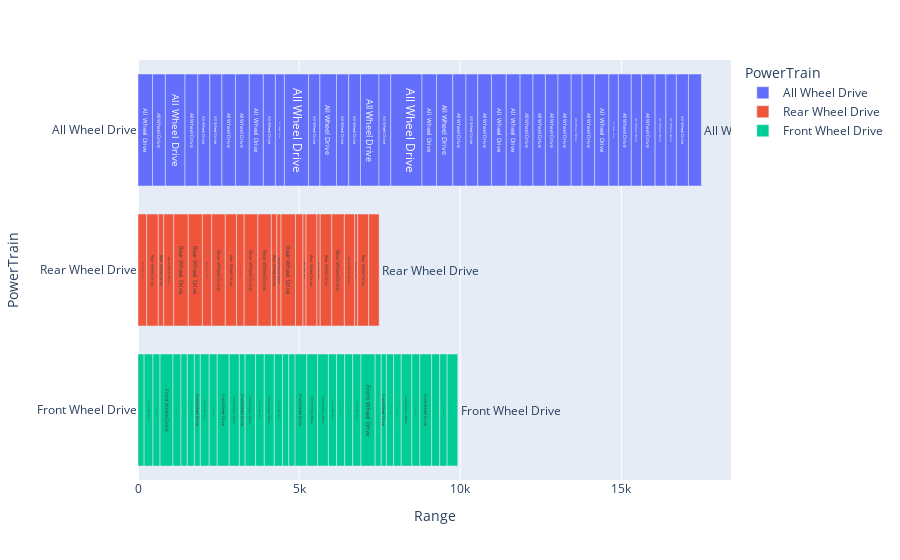

Notebook code cell kept with this figure:
### Code cell
# visualize the relationships between range and powertrain
fig = px.bar(df,x = 'Range',y = 'PowerTrain',color = 'PowerTrain',text='PowerTrain')
pio.show(fig)

### Figure 1 — Plotly figure (JSON) as saved in the notebook; plotly's stock layout.template omitted (floating-point values rounded to 4 significant figures)
{"data": [{"alignmentgroup": "True", "hovertemplate": "PowerTrain=%{text}<br>Range=%{x}<extra></extra>", "legendgroup": "All Wheel Drive", "marker": {"color": "#636efa", "pattern": {"shape": ""}}, "name": "All Wheel Drive", "offsetgroup": "All Wheel Drive", "orientation": "h", "showlegend": true, "text": ["All Wheel Drive", "All Wheel Drive", "All Wheel Drive", "All Wheel Drive", "All Wheel Drive", "All Wheel Drive", "All Wheel Drive", "All Wheel Drive", "All Wheel Drive", "All Wheel Drive", "All Wheel Drive", "All Wheel Drive", "All Wheel Drive", "All Wheel Drive", "All Wheel Drive", "All Wheel Drive", "All Wheel Drive", "All Wheel Drive", "All Wheel Drive", "All Wheel Drive", "All Wheel Drive", "All Wheel Drive", "All Wheel Drive", "All Wheel Drive", "All Wheel Drive", "All Wheel Drive", "All Wheel Drive", "All Wheel Drive", "All Wheel Drive", "All Wheel Drive", "All Wheel Drive", "All Wheel Drive", "All Wheel Drive", "All Wheel Drive", "All Wheel Drive", "All Wheel Drive", "All Wheel Drive", "All Wheel Drive", "All Wheel Drive", "All Wheel Drive", "All Wheel Drive"], "textposition": "auto", "type": "bar", "x": [450, 400, 610, 400, 370, 375, 425, 425, 435, 375, 280, 750, 350, 515, 380, 365, 575, 365, 970, 450, 505, 410, 365, 425, 460, 430, 400, 385, 390, 410, 340, 390, 440, 295, 400, 320, 420, 335, 325, 375, 400], "xaxis": "x", "y": ["All Wheel Drive", "All Wheel Drive", "All Wheel Drive", "All Wheel Drive", "All Wheel Drive", "All Wheel Drive", "All Wheel Drive", "All Wheel Drive", "All Wheel Drive", "All Wheel Drive", "All Wheel Drive", "All Wheel Drive", "All Wheel Drive", "All Wheel Drive", "All Wheel Drive", "All Wheel Drive", "All Wheel Drive", "All Wheel Drive", "All Wheel Drive", "All Wheel Drive", "All Wheel Drive", "All Wheel Drive", "All Wheel Drive", "All Wheel Drive", "All Wheel Drive", "All Wheel Drive", "All Wheel Drive", "All Wheel Drive", "All Wheel Drive", "All Wheel Drive", "All Wheel Drive", "All Wheel Drive", "All Wheel Drive", "All Wheel Drive", "All Wheel Drive", "All Wheel Drive", "All Wheel Drive", "All Wheel Drive", "All Wheel Drive", "All Wheel Drive", "All Wheel Drive"], "yaxis": "y"}, {"alignmentgroup": "True", "hovertemplate": "PowerTrain=%{text}<br>Range=%{x}<extra></extra>", "legendgroup": "Rear Wheel Drive", "marker": {"color": "#EF553B", "pattern": {"shape": ""}}, "name": "Rear Wheel Drive", "offsetgroup": "Rear Wheel Drive", "orientation": "h", "showlegend": true, "text": ["Rear Wheel Drive", "Rear Wheel Drive", "Rear Wheel Drive", "Rear Wheel Drive", "Rear Wheel Drive", "Rear Wheel Drive", "Rear Wheel Drive", "Rear Wheel Drive", "Rear Wheel Drive", "Rear Wheel Drive", "Rear Wheel Drive", "Rear Wheel Drive", "Rear Wheel Drive", "Rear Wheel Drive", "Rear Wheel Drive", "Rear Wheel Drive", "Rear Wheel Drive", "Rear Wheel Drive", "Rear Wheel Drive", "Rear Wheel Drive", "Rear Wheel Drive", "Rear Wheel Drive", "Rear Wheel Drive", "Rear Wheel Drive", "Rear Wheel Drive"], "textposition": "auto", "type": "bar", "x": [270, 360, 170, 310, 450, 440, 290, 420, 350, 235, 425, 420, 170, 130, 450, 230, 95, 340, 100, 360, 390, 320, 95, 340, 325], "xaxis": "x", "y": ["Rear Wheel Drive", "Rear Wheel Drive", "Rear Wheel Drive", "Rear Wheel Drive", "Rear Wheel Drive", "Rear Wheel Drive", "Rear Wheel Drive", "Rear Wheel Drive", "Rear Wheel Drive", "Rear Wheel Drive", "Rear Wheel Drive", "Rear Wheel Drive", "Rear Wheel Drive", "Rear Wheel Drive", "Rear Wheel Drive", "Rear Wheel Drive", "Rear Wheel Drive", "Rear Wheel Drive", "Rear Wheel Drive", "Rear Wheel Drive", "Rear Wheel Drive", "Rear Wheel Drive", "Rear Wheel Drive", "Rear Wheel Drive", "Rear Wheel Drive"], "yaxis": "y"}, {"alignmentgroup": "True", "hovertemplate": "PowerTrain=%{text}<br>Range=%{x}<extra></extra>", "legendgroup": "Front Wheel Drive", "marker": {"color": "#00cc96", "pattern": {"shape": ""}}, "name": "Front Wheel Drive", "offsetgroup": "Front Wheel Drive", "orientation": "h", "showlegend": true, "text": ["Front Wheel Drive", "Front Wheel Drive", "Front Wheel Drive", "Front Wheel Drive", "Front Wheel Drive", "Front Wheel Drive", "Front Wheel Drive", "Front Wheel Drive", "Front Wheel Drive", "Front Wheel Drive", "Front Wheel Drive", "Front Wheel Drive", "Front Wheel Drive", "Front Wheel Drive", "Front Wheel Drive", "Front Wheel Drive", "Front Wheel Drive", "Front Wheel Drive", "Front Wheel Drive", "Front Wheel Drive", "Front Wheel Drive", "Front Wheel Drive", "Front Wheel Drive", "Front Wheel Drive", "Front Wheel Drive", "Front Wheel Drive", "Front Wheel Drive", "Front Wheel Drive", "Front Wheel Drive", "Front Wheel Drive", "Front Wheel Drive", "Front Wheel Drive", "Front Wheel Drive", "Front Wheel Drive", "Front Wheel Drive", "Front Wheel Drive", "Front Wheel Drive"], "textposition": "auto", "type": "bar", "x": [190, 275, 220, 400, 250, 195, 220, 185, 275, 250, 370, 315, 180, 325, 270, 310, 255, 195, 195, 365, 335, 335, 255, 250, 250, 255, 440, 190, 160, 225, 235, 330, 250, 365, 250, 230, 330], "xaxis": "x", "y": ["Front Wheel Drive", "Front Wheel Drive", "Front Wheel Drive", "Front Wheel Drive", "Front Wheel Drive", "Front Wheel Drive", "Front Wheel Drive", "Front Wheel Drive", "Front Wheel Drive", "Front Wheel Drive", "Front Wheel Drive", "Front Wheel Drive", "Front Wheel Drive", "Front Wheel Drive", "Front Wheel Drive", "Front Wheel Drive", "Front Wheel Drive", "Front Wheel Drive", "Front Wheel Drive", "Front Wheel Drive", "Front Wheel Drive", "Front Wheel Drive", "Front Wheel Drive", "Front Wheel Drive", "Front Wheel Drive", "Front Wheel Drive", "Front Wheel Drive", "Front Wheel Drive", "Front Wheel Drive", "Front Wheel Drive", "Front Wheel Drive", "Front Wheel Drive", "Front Wheel Drive", "Front Wheel Drive", "Front Wheel Drive", "Front Wheel Drive", "Front Wheel Drive"], "yaxis": "y"}], "layout": {"barmode": "relative", "legend": {"title": {"text": "PowerTrain"}, "tracegroupgap": 0}, "margin": {"t": 60}, "xaxis": {"anchor": "y", "domain": [0, 1], "title": {"text": "Range"}}, "yaxis": {"anchor": "x", "categoryarray": ["Front Wheel Drive", "Rear Wheel Drive", "All Wheel Drive"], "categoryorder": "array", "domain": [0, 1], "title": {"text": "PowerTrain"}}}}
